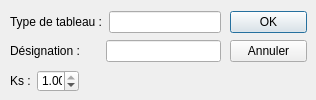
<?xml version="1.0" encoding="UTF-8"?>
<ui version="4.0">
 <class>BDFormulaireDeTableau</class>
 <widget class="QDialog" name="BDFormulaireDeTableau">
  <property name="geometry">
   <rect>
    <x>0</x>
    <y>0</y>
    <width>316</width>
    <height>100</height>
   </rect>
  </property>
  <property name="minimumSize">
   <size>
    <width>316</width>
    <height>100</height>
   </size>
  </property>
  <property name="maximumSize">
   <size>
    <width>316</width>
    <height>100</height>
   </size>
  </property>
  <property name="windowTitle">
   <string>Dialog</string>
  </property>
  <widget class="QWidget" name="layoutWidget">
   <property name="geometry">
    <rect>
     <x>10</x>
     <y>70</y>
     <width>69</width>
     <height>22</height>
    </rect>
   </property>
   <layout class="QHBoxLayout" name="horizontalLayout_3">
    <item>
     <widget class="QLabel" name="label_3">
      <property name="text">
       <string>Ks :</string>
      </property>
     </widget>
    </item>
    <item>
     <widget class="QDoubleSpinBox" name="doubleSpinBoxKs">
      <property name="minimum">
       <double>0.010000000000000</double>
      </property>
      <property name="maximum">
       <double>1.000000000000000</double>
      </property>
      <property name="singleStep">
       <double>0.100000000000000</double>
      </property>
      <property name="value">
       <double>1.000000000000000</double>
      </property>
     </widget>
    </item>
   </layout>
  </widget>
  <widget class="QWidget" name="layoutWidget">
   <property name="geometry">
    <rect>
     <x>10</x>
     <y>10</y>
     <width>211</width>
     <height>54</height>
    </rect>
   </property>
   <layout class="QVBoxLayout" name="verticalLayout">
    <item>
     <layout class="QHBoxLayout" name="horizontalLayout">
      <item>
       <widget class="QLabel" name="label">
        <property name="text">
         <string>Type de tableau :</string>
        </property>
       </widget>
      </item>
      <item>
       <widget class="QLineEdit" name="lineEditTypeDuTableau">
        <property name="alignment">
         <set>Qt::AlignRight|Qt::AlignTrailing|Qt::AlignVCenter</set>
        </property>
        <property name="readOnly">
         <bool>true</bool>
        </property>
       </widget>
      </item>
     </layout>
    </item>
    <item>
     <layout class="QHBoxLayout" name="horizontalLayout_4">
      <property name="spacing">
       <number>26</number>
      </property>
      <item>
       <widget class="QLabel" name="label_4">
        <property name="text">
         <string>Désignation :</string>
        </property>
       </widget>
      </item>
      <item>
       <widget class="QLineEdit" name="lineEditDesignation"/>
      </item>
     </layout>
    </item>
   </layout>
  </widget>
  <widget class="QWidget" name="layoutWidget">
   <property name="geometry">
    <rect>
     <x>230</x>
     <y>10</y>
     <width>77</width>
     <height>54</height>
    </rect>
   </property>
   <layout class="QVBoxLayout" name="verticalLayout_2">
    <item>
     <widget class="QPushButton" name="btn_OK">
      <property name="text">
       <string>OK</string>
      </property>
     </widget>
    </item>
    <item>
     <widget class="QPushButton" name="btn_annuler">
      <property name="text">
       <string>Annuler</string>
      </property>
     </widget>
    </item>
   </layout>
  </widget>
 </widget>
 <resources/>
 <connections/>
</ui>
